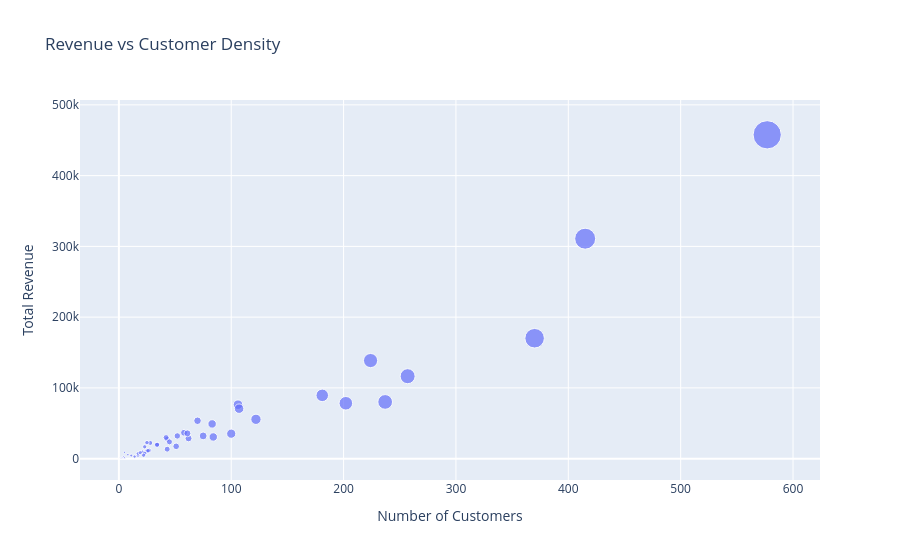

Notebook cell for this chart:
### Code cell
fig3 = px.scatter(
    state_summary,
    x="Customers",
    y="Revenue",
    size="Orders",
    hover_name="State",
    title="Revenue vs Customer Density",
    labels={
        "Customers": "Number of Customers",
        "Revenue": "Total Revenue"
    }
)

fig3.write_html(
    "revenue_vs_customer_density.html"
)

fig3.show()

### Figure 1 — Plotly figure (JSON) as saved in the notebook; plotly's stock layout.template omitted (floating-point values rounded to 4 significant figures)
{"data": [{"hovertemplate": "<b>%{hovertext}</b><br><br>Number of Customers=%{x}<br>Total Revenue=%{y}<br>Orders=%{marker.size}<extra></extra>", "hovertext": ["Alabama", "Arizona", "Arkansas", "California", "Colorado", "Connecticut", "Delaware", "District of Columbia", "Florida", "Georgia", "Idaho", "Illinois", "Indiana", "Iowa", "Kansas", "Kentucky", "Louisiana", "Maine", "Maryland", "Massachusetts", "Michigan", "Minnesota", "Mississippi", "Missouri", "Montana", "Nebraska", "Nevada", "New Hampshire", "New Jersey", "New Mexico", "New York", "North Carolina", "North Dakota", "Ohio", "Oklahoma", "Oregon", "Pennsylvania", "Rhode Island", "South Carolina", "South Dakota", "Tennessee", "Texas", "Utah", "Vermont", "Virginia", "Washington", "West Virginia", "Wisconsin", "Wyoming"], "legendgroup": "", "marker": {"color": "#636efa", "size": [34, 108, 27, 1021, 79, 45, 44, 4, 200, 91, 11, 276, 73, 17, 14, 61, 21, 3, 46, 62, 117, 44, 26, 30, 8, 23, 23, 17, 61, 22, 562, 136, 2, 236, 34, 56, 288, 25, 20, 5, 91, 487, 26, 6, 115, 256, 2, 53, 1], "sizemode": "area", "sizeref": 2.553, "symbol": "circle"}, "mode": "markers", "name": "", "orientation": "v", "showlegend": false, "type": "scatter", "x": [34, 100, 27, 577, 75, 43, 43, 4, 181, 83, 11, 237, 70, 17, 14, 58, 21, 3, 45, 62, 106, 42, 25, 28, 8, 23, 23, 17, 61, 22, 415, 122, 2, 202, 34, 51, 257, 25, 19, 5, 84, 370, 26, 5, 107, 224, 2, 52, 1], "xaxis": "x", "y": [19510.0, 35280.0, 11680.0, 457700.0, 32110.0, 13380.0, 27450.0, 2865.0, 89470.0, 49100.0, 4382.0, 80170.0, 53560.0, 4580.0, 2914.0, 36590.0, 9217.0, 1271.0, 23710.0, 28630.0, 76270.0, 29860.0, 10770.0, 22210.0, 5589.0, 7465.0, 16730.0, 7293.0, 35760.0, 4784.0, 310900.0, 55600.0, 919.9, 78260.0, 19680.0, 17430.0, 116500.0, 22630.0, 8482.0, 1316.0, 30660.0, 170200.0, 11220.0, 8929.0, 70640.0, 138600.0, 1210.0, 32110.0, 1603.0], "yaxis": "y"}], "layout": {"legend": {"itemsizing": "constant", "tracegroupgap": 0}, "title": {"text": "Revenue vs Customer Density"}, "xaxis": {"anchor": "y", "domain": [0, 1], "title": {"text": "Number of Customers"}}, "yaxis": {"anchor": "x", "domain": [0, 1], "title": {"text": "Total Revenue"}}}}
